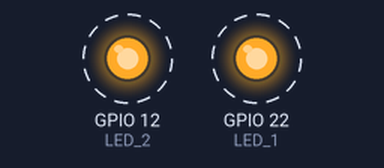
Recording of a sketch running on a simulated ESP32. Shown: output pins drawn as LEDs (lit = HIGH). Dashed ring = blinking. What the sketch prints to the serial monitor is not drawn.

Above: at 0.2 s.
Timing chart, 0 to 3.0 s (numbered marks = the images above):
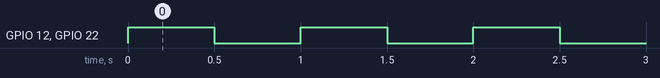

Measured:
- by itself, GPIO 12 (LED_2), GPIO 22 (LED_1): alternates HIGH for 0.50 s and LOW for 0.50 s
- by itself, everything shown: repeats every 1.0 s, in 3 steps

The sketch:

01_Blink_LED.ino
```cpp
/* Macro Defined for LED 1 */
#define LED_1 22
/* Macro Defined for LED 2 */
#define LED_2 12


/*
* Function name : void blinkLed1(void* para)
* Description   : This Function Blink the LED_1
*/
void blinkLed1(void* para)
{
  while(1)
  {
    // Function call to On led
    digitalWrite(LED_1, HIGH);
    // Function Call for delay
    vTaskDelay(500 /portTICK_PERIOD_MS);
    // Function call to Off led
    digitalWrite(LED_1, LOW);
     // Function Call for delay
    vTaskDelay(500 /portTICK_PERIOD_MS);
    Serial.println("Task One Running in Core Zero ");
  }
}
/*
* Function name : void blinkLed2(void* para)
* Description   : This Function Blink the LED_2
*/
void blinkLed2(void* para)
{
  while(1)
  {
    // Function call to On led
    digitalWrite(LED_2, HIGH);
    // Function Call for delay
    vTaskDelay(500 /portTICK_PERIOD_MS);
    // Function call to Off led
    digitalWrite(LED_2, LOW);
     // Function Call for delay
    vTaskDelay(500 /portTICK_PERIOD_MS);
    Serial.println("Task Two Running in Core One ");
  }
}
void setup() {
  Serial.begin(9600);
// Function Call set LED1 State
 pinMode(LED_1, OUTPUT);
// Function Call set LED2 State
 pinMode(LED_2, OUTPUT);
 // Function call to run task 1 in core zero
 xTaskCreatePinnedToCore(
      blinkLed1,     // function to called
      "Blink LED 1", // Task name
      1024,          // stack size in byte
      NULL,          // Parameter to pass function
      1,             // Task Priority
      NULL,          // Task handler
      0              // core no
      );
 // Function call to run task 2 in core zero
 xTaskCreatePinnedToCore(
      blinkLed2,     // function to called
      "Blink LED 2", // Task name
      1024,          // stack size in byte
      NULL,          // Parameter to pass function
      1,             // Task Priority
      NULL,          // Task handler
      1              // core no
      );
}

void loop() {
  // put your main code here, to run repeatedly:

}
```
